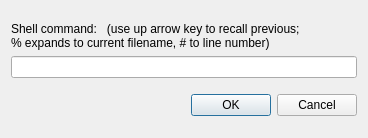
<?xml version="1.0" encoding="UTF-8"?>
<ui version="4.0">
 <class>DialogExecuteCommand</class>
 <widget class="QDialog" name="DialogExecuteCommand">
  <property name="geometry">
   <rect>
    <x>0</x>
    <y>0</y>
    <width>368</width>
    <height>138</height>
   </rect>
  </property>
  <property name="windowTitle">
   <string>Execute Command</string>
  </property>
  <layout class="QVBoxLayout" name="verticalLayout">
   <item>
    <spacer name="verticalSpacer">
     <property name="orientation">
      <enum>Qt::Vertical</enum>
     </property>
     <property name="sizeHint" stdset="0">
      <size>
       <width>20</width>
       <height>9</height>
      </size>
     </property>
    </spacer>
   </item>
   <item>
    <widget class="QLabel" name="label">
     <property name="text">
      <string>Shell command:   (use up arrow key to recall previous;
% expands to current filename, # to line number)</string>
     </property>
    </widget>
   </item>
   <item>
    <widget class="QLineEdit" name="textCommand">
     <property name="clearButtonEnabled">
      <bool>true</bool>
     </property>
    </widget>
   </item>
   <item>
    <spacer name="verticalSpacer_2">
     <property name="orientation">
      <enum>Qt::Vertical</enum>
     </property>
     <property name="sizeHint" stdset="0">
      <size>
       <width>20</width>
       <height>8</height>
      </size>
     </property>
    </spacer>
   </item>
   <item>
    <widget class="QDialogButtonBox" name="buttonBox">
     <property name="standardButtons">
      <set>QDialogButtonBox::Cancel|QDialogButtonBox::Ok</set>
     </property>
    </widget>
   </item>
   <item>
    <spacer name="verticalSpacer_3">
     <property name="orientation">
      <enum>Qt::Vertical</enum>
     </property>
     <property name="sizeHint" stdset="0">
      <size>
       <width>20</width>
       <height>9</height>
      </size>
     </property>
    </spacer>
   </item>
  </layout>
 </widget>
 <tabstops>
  <tabstop>textCommand</tabstop>
 </tabstops>
 <resources/>
 <connections>
  <connection>
   <sender>buttonBox</sender>
   <signal>accepted()</signal>
   <receiver>DialogExecuteCommand</receiver>
   <slot>accept()</slot>
   <hints>
    <hint type="sourcelabel">
     <x>221</x>
     <y>120</y>
    </hint>
    <hint type="destinationlabel">
     <x>163</x>
     <y>92</y>
    </hint>
   </hints>
  </connection>
  <connection>
   <sender>buttonBox</sender>
   <signal>rejected()</signal>
   <receiver>DialogExecuteCommand</receiver>
   <slot>reject()</slot>
   <hints>
    <hint type="sourcelabel">
     <x>327</x>
     <y>119</y>
    </hint>
    <hint type="destinationlabel">
     <x>329</x>
     <y>92</y>
    </hint>
   </hints>
  </connection>
  <connection>
   <sender>textCommand</sender>
   <signal>returnPressed()</signal>
   <receiver>DialogExecuteCommand</receiver>
   <slot>accept()</slot>
   <hints>
    <hint type="sourcelabel">
     <x>284</x>
     <y>68</y>
    </hint>
    <hint type="destinationlabel">
     <x>77</x>
     <y>88</y>
    </hint>
   </hints>
  </connection>
 </connections>
</ui>
